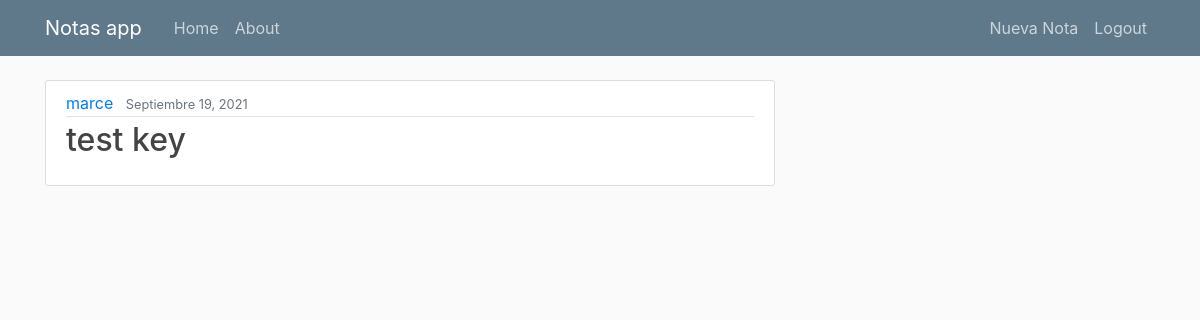
The app's page / (signed in), older data.
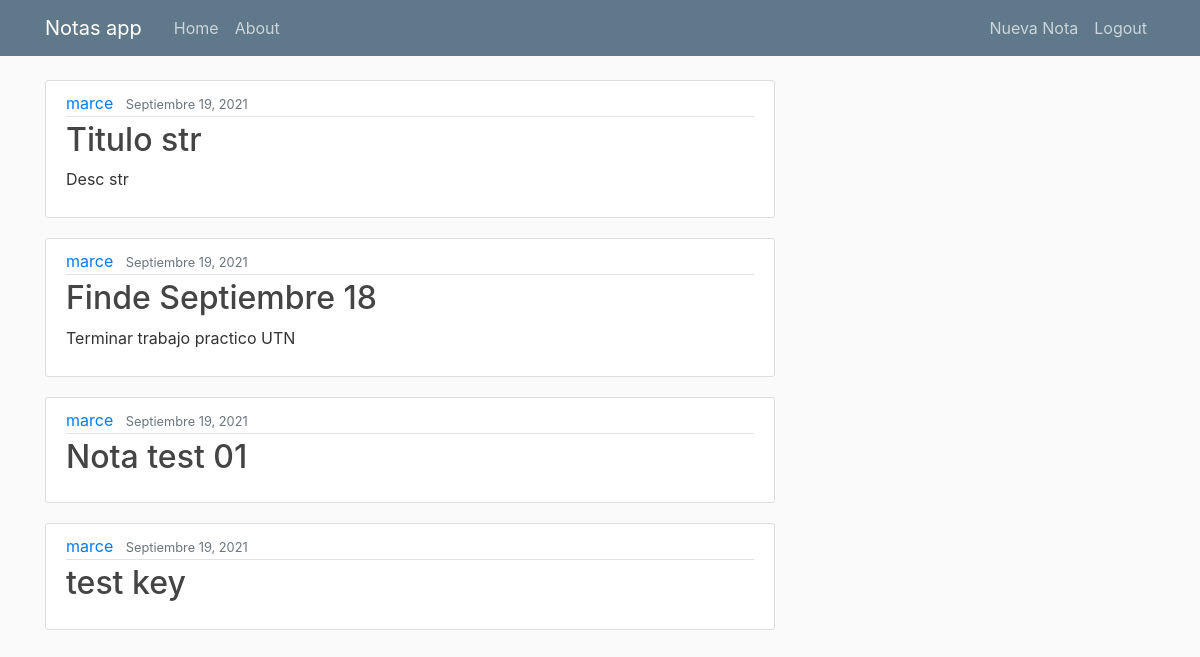
The same page, newer data.
### lab/models.py (models this page shows, shortened)
class Post(models.Model):
    titulo = models.CharField(max_length=100)
    descripcion = models.CharField(max_length=100, default='')
    contenido = models.TextField()
    date_posted = models.DateTimeField(default=timezone.now)
    author = models.ForeignKey(User, on_delete=models.CASCADE)
    class Meta:
        verbose_name = 'nota'
        verbose_name_plural = 'notas'

### lab/views.py (the view)
# urls.py: path('', PostListView.as_view(), name='lab-home'),
class PostListView(ListView):
    model = Post
    template_name = 'lab/home.html'
    context_object_name = 'post'
    ordering = ['-date_posted']

### lab/templates/lab/home.html
{% extends "lab/base.html" %}
{% block content %}
  {% if user.is_authenticated %}
    {% for post in post %}
      <article class="media content-section">
        <div class="media-body">
          <div class="article-metadata">
            <a class="mr-2" href="#">{{ post.author }}</a>
            <small class="text-muted">{{ post.date_posted|date:"F d, Y" }}</small>
          </div>
            <h2><a class="article-title" href="{% url 'post-detail' post.id %}">{{ post.titulo }}</a></h2>
            <p class="article-content">{{ post.descripcion }}</p>
          </div>
      </article>
    {% endfor %}
  {% else %}
    <div class = "login nosotros-contenedor">
      <p class="subtitulo"><b> Se debe establecer sesion para utilizar Notes App</b></p>
    </div>
  {% endif %}
{% endblock content %}

### lab/templates/lab/base.html (shortened to what this page needs)
{% load static %}
<!DOCTYPE html>
<html lang="en" dir="ltr">
  <head>
    <link rel="stylesheet" href="https://stackpath.bootstrapcdn.com/bootstrap/4.4.1/css/bootstrap.min.css">
    <link rel="stylesheet" href="{% static 'lab/main.css' %}">
  </head>
  <body>
    <header class="site-header">
      <nav class="navbar navbar-expand-md navbar-dark bg-steel fixed-top">
        <div class="container">
          <a class="navbar-brand mr-4" href="{% url 'lab-home' %}">Notas app</a>
          <div class="collapse navbar-collapse" id="navbarToggle">
            <div class="navbar-nav mr-auto">
              <a class="nav-item nav-link" href="{% url 'lab-home' %}">Home</a>
              <a class="nav-item nav-link" href="{% url 'lab-about' %}">About</a>
            </div>
            <div class="navbar-nav">
              {% if user.is_authenticated %}
                <a class="nav-item nav-link" href="{% url 'post-create'%}">Nueva Nota</a>
                <a class="nav-item nav-link" href="{% url 'logout'%}">Logout</a>
              {% else %}
                <a class="nav-item nav-link" href="{% url 'login'%}">Login</a>
                <a class="nav-item nav-link" href="{% url 'register'%}">Registrarse</a>
              {% endif%}
            </div>
          </div>
        </div>
      </nav>
    </header>
    <main role="main" class="container">
      <div class="row">
        <div class="col-md-8">
          {% block content %}{% endblock %}
        </div>
    </main>
  </body>
</html>

### lab/static/lab/main.css (style rules this page uses)
body { background: #fafafa; color: #333333; margin-top: 5rem; }
h1, h2, h3, h4, h5, h6 { color: #444444; }
.bg-steel { background-color: #5f788a; }
.site-header .navbar-nav .nav-link { color: #cbd5db; }
.content-section { background: #ffffff; padding: 10px 20px; border: 1px solid #dddddd; border-radius: 3px; margin-bottom: 20px; }
.article-title { color: #444444; }
.article-content { white-space: pre-line; }
.article-metadata { padding-bottom: 1px; margin-bottom: 4px; border-bottom: 1px solid #e3e3e3 }

Row changes from the older to the newer data that the page shows:
added Post: author "marce", date_posted "Septiembre 19, 2021", titulo "Titulo str", descripcion "Desc str"
added Post: author "marce", date_posted "Septiembre 19, 2021", titulo "Finde Septiembre 18", descripcion "Terminar trabajo practico UTN"
added Post: author "marce", date_posted "Septiembre 19, 2021", titulo "Nota test 01"
